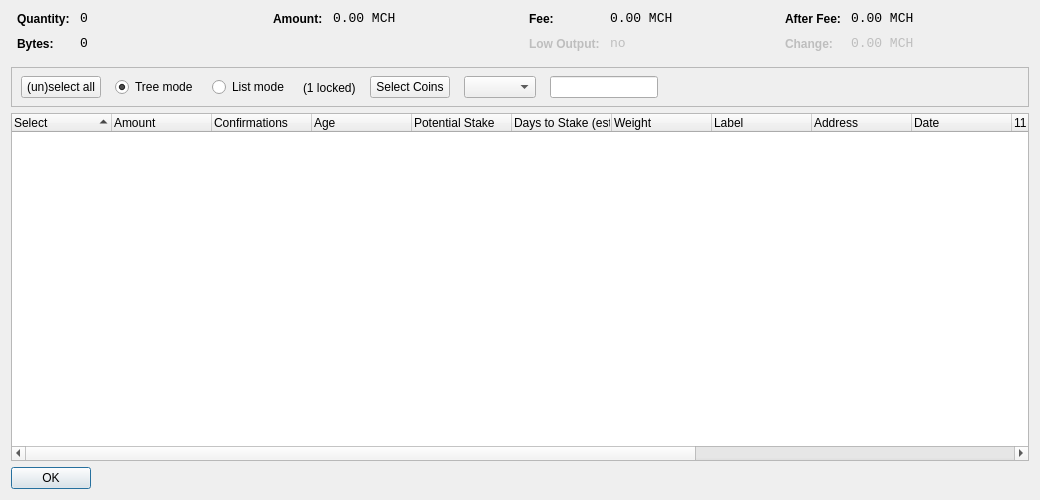
<?xml version="1.0" encoding="UTF-8"?>
<ui version="4.0">
 <class>CoinControlDialog</class>
 <widget class="QDialog" name="CoinControlDialog">
  <property name="geometry">
   <rect>
    <x>0</x>
    <y>0</y>
    <width>1040</width>
    <height>500</height>
   </rect>
  </property>
  <property name="windowTitle">
   <string>Coin Control</string>
  </property>
  <layout class="QVBoxLayout" name="verticalLayout">
   <item>
    <layout class="QHBoxLayout" name="horizontalLayoutTop" stretch="0,0,0,0">
     <property name="topMargin">
      <number>0</number>
     </property>
     <property name="bottomMargin">
      <number>10</number>
     </property>
     <item>
      <layout class="QFormLayout" name="formLayoutCoinControl1">
       <property name="horizontalSpacing">
        <number>10</number>
       </property>
       <property name="verticalSpacing">
        <number>10</number>
       </property>
       <property name="leftMargin">
        <number>6</number>
       </property>
       <property name="rightMargin">
        <number>6</number>
       </property>
       <item row="0" column="0">
        <widget class="QLabel" name="labelCoinControlQuantityText">
         <property name="styleSheet">
          <string notr="true">font-weight:bold;</string>
         </property>
         <property name="text">
          <string>Quantity:</string>
         </property>
        </widget>
       </item>
       <item row="0" column="1">
        <widget class="QLabel" name="labelCoinControlQuantity">
         <property name="font">
          <font>
           <family>Monospace</family>
           <pointsize>10</pointsize>
          </font>
         </property>
         <property name="cursor">
          <cursorShape>IBeamCursor</cursorShape>
         </property>
         <property name="contextMenuPolicy">
          <enum>Qt::ActionsContextMenu</enum>
         </property>
         <property name="text">
          <string notr="true">0</string>
         </property>
         <property name="textInteractionFlags">
          <set>Qt::LinksAccessibleByMouse|Qt::TextSelectableByKeyboard|Qt::TextSelectableByMouse</set>
         </property>
        </widget>
       </item>
       <item row="1" column="0">
        <widget class="QLabel" name="labelCoinControlBytesText">
         <property name="styleSheet">
          <string notr="true">font-weight:bold;</string>
         </property>
         <property name="text">
          <string>Bytes:</string>
         </property>
        </widget>
       </item>
       <item row="1" column="1">
        <widget class="QLabel" name="labelCoinControlBytes">
         <property name="font">
          <font>
           <family>Monospace</family>
           <pointsize>10</pointsize>
          </font>
         </property>
         <property name="cursor">
          <cursorShape>IBeamCursor</cursorShape>
         </property>
         <property name="contextMenuPolicy">
          <enum>Qt::ActionsContextMenu</enum>
         </property>
         <property name="text">
          <string notr="true">0</string>
         </property>
         <property name="textInteractionFlags">
          <set>Qt::LinksAccessibleByMouse|Qt::TextSelectableByKeyboard|Qt::TextSelectableByMouse</set>
         </property>
        </widget>
       </item>
      </layout>
     </item>
     <item>
      <layout class="QFormLayout" name="formLayoutCoinControl2">
       <property name="horizontalSpacing">
        <number>10</number>
       </property>
       <property name="verticalSpacing">
        <number>10</number>
       </property>
       <property name="leftMargin">
        <number>6</number>
       </property>
       <property name="rightMargin">
        <number>6</number>
       </property>
       <item row="0" column="0">
        <widget class="QLabel" name="labelCoinControlAmountText">
         <property name="styleSheet">
          <string notr="true">font-weight:bold;</string>
         </property>
         <property name="text">
          <string>Amount:</string>
         </property>
        </widget>
       </item>
       <item row="0" column="1">
        <widget class="QLabel" name="labelCoinControlAmount">
         <property name="font">
          <font>
           <family>Monospace</family>
           <pointsize>10</pointsize>
          </font>
         </property>
         <property name="cursor">
          <cursorShape>IBeamCursor</cursorShape>
         </property>
         <property name="contextMenuPolicy">
          <enum>Qt::ActionsContextMenu</enum>
         </property>
         <property name="text">
          <string notr="true">0.00 MCH</string>
         </property>
         <property name="textInteractionFlags">
          <set>Qt::LinksAccessibleByMouse|Qt::TextSelectableByKeyboard|Qt::TextSelectableByMouse</set>
         </property>
        </widget>
       </item>
      </layout>
     </item>
     <item>
      <layout class="QFormLayout" name="formLayoutCoinControl3">
       <property name="horizontalSpacing">
        <number>10</number>
       </property>
       <property name="verticalSpacing">
        <number>10</number>
       </property>
       <property name="leftMargin">
        <number>6</number>
       </property>
       <property name="rightMargin">
        <number>6</number>
       </property>
       <item row="0" column="0">
        <widget class="QLabel" name="labelCoinControlFeeText">
         <property name="styleSheet">
          <string notr="true">font-weight:bold;</string>
         </property>
         <property name="text">
          <string>Fee:</string>
         </property>
        </widget>
       </item>
       <item row="0" column="1">
        <widget class="QLabel" name="labelCoinControlFee">
         <property name="font">
          <font>
           <family>Monospace</family>
           <pointsize>10</pointsize>
          </font>
         </property>
         <property name="cursor">
          <cursorShape>IBeamCursor</cursorShape>
         </property>
         <property name="contextMenuPolicy">
          <enum>Qt::ActionsContextMenu</enum>
         </property>
         <property name="text">
          <string notr="true">0.00 MCH</string>
         </property>
         <property name="textInteractionFlags">
          <set>Qt::LinksAccessibleByMouse|Qt::TextSelectableByKeyboard|Qt::TextSelectableByMouse</set>
         </property>
        </widget>
       </item>
       <item row="1" column="0">
        <widget class="QLabel" name="labelCoinControlLowOutputText">
         <property name="enabled">
          <bool>false</bool>
         </property>
         <property name="styleSheet">
          <string notr="true">font-weight:bold;</string>
         </property>
         <property name="text">
          <string>Low Output:</string>
         </property>
        </widget>
       </item>
       <item row="1" column="1">
        <widget class="QLabel" name="labelCoinControlLowOutput">
         <property name="enabled">
          <bool>false</bool>
         </property>
         <property name="font">
          <font>
           <family>Monospace</family>
           <pointsize>10</pointsize>
          </font>
         </property>
         <property name="cursor">
          <cursorShape>IBeamCursor</cursorShape>
         </property>
         <property name="contextMenuPolicy">
          <enum>Qt::ActionsContextMenu</enum>
         </property>
         <property name="text">
          <string notr="true">no</string>
         </property>
         <property name="textInteractionFlags">
          <set>Qt::LinksAccessibleByMouse|Qt::TextSelectableByKeyboard|Qt::TextSelectableByMouse</set>
         </property>
        </widget>
       </item>
      </layout>
     </item>
     <item>
      <layout class="QFormLayout" name="formLayoutCoinControl4">
       <property name="fieldGrowthPolicy">
        <enum>QFormLayout::AllNonFixedFieldsGrow</enum>
       </property>      
       <property name="horizontalSpacing">
        <number>10</number>
       </property>
       <property name="verticalSpacing">
        <number>10</number>
       </property>
       <property name="leftMargin">
        <number>6</number>
       </property>
       <property name="rightMargin">
        <number>6</number>
       </property>
       <item row="0" column="0">
        <widget class="QLabel" name="labelCoinControlAfterFeeText">
         <property name="styleSheet">
          <string notr="true">font-weight:bold;</string>
         </property>
         <property name="text">
          <string>After Fee:</string>
         </property>
        </widget>
       </item>
       <item row="0" column="1">
        <widget class="QLabel" name="labelCoinControlAfterFee">
         <property name="font">
          <font>
           <family>Monospace</family>
           <pointsize>10</pointsize>
          </font>
         </property>
         <property name="cursor">
          <cursorShape>IBeamCursor</cursorShape>
         </property>
         <property name="contextMenuPolicy">
          <enum>Qt::ActionsContextMenu</enum>
         </property>
         <property name="text">
          <string notr="true">0.00 MCH</string>
         </property>
         <property name="textInteractionFlags">
          <set>Qt::LinksAccessibleByMouse|Qt::TextSelectableByKeyboard|Qt::TextSelectableByMouse</set>
         </property>
        </widget>
       </item>
       <item row="1" column="0">
        <widget class="QLabel" name="labelCoinControlChangeText">
         <property name="enabled">
          <bool>false</bool>
         </property>
         <property name="styleSheet">
          <string notr="true">font-weight:bold;</string>
         </property>
         <property name="text">
          <string>Change:</string>
         </property>
        </widget>
       </item>
       <item row="1" column="1">
        <widget class="QLabel" name="labelCoinControlChange">
         <property name="enabled">
          <bool>false</bool>
         </property>
         <property name="font">
          <font>
           <family>Monospace</family>
           <pointsize>10</pointsize>
          </font>
         </property>
         <property name="cursor">
          <cursorShape>IBeamCursor</cursorShape>
         </property>
         <property name="contextMenuPolicy">
          <enum>Qt::ActionsContextMenu</enum>
         </property>
         <property name="text">
          <string notr="true">0.00 MCH</string>
         </property>
         <property name="textInteractionFlags">
          <set>Qt::LinksAccessibleByMouse|Qt::TextSelectableByKeyboard|Qt::TextSelectableByMouse</set>
         </property>
        </widget>
       </item>
      </layout>
     </item>
    </layout>
   </item>
   <item>
    <widget class="QFrame" name="frame">
     <property name="minimumSize">
      <size>
       <width>0</width>
       <height>40</height>
      </size>
     </property>
     <property name="frameShape">
      <enum>QFrame::StyledPanel</enum>
     </property>
     <property name="frameShadow">
      <enum>QFrame::Sunken</enum>
     </property>
     <widget class="QWidget" name="horizontalLayoutWidget">
      <property name="geometry">
       <rect>
        <x>10</x>
        <y>0</y>
        <width>781</width>
        <height>41</height>
       </rect>
      </property>
      <layout class="QHBoxLayout" name="horizontalLayoutPanel" stretch="0,0,0,0,0,0,0">
       <property name="spacing">
        <number>14</number>
       </property>
       <item>
        <widget class="QPushButton" name="pushButtonSelectAll">
         <property name="sizePolicy">
          <sizepolicy hsizetype="Maximum" vsizetype="Fixed">
           <horstretch>0</horstretch>
           <verstretch>0</verstretch>
          </sizepolicy>
         </property>
         <property name="text">
          <string>(un)select all</string>
         </property>
        </widget>
       </item>
       <item>
        <widget class="QRadioButton" name="radioTreeMode">
         <property name="sizePolicy">
          <sizepolicy hsizetype="Maximum" vsizetype="Fixed">
           <horstretch>0</horstretch>
           <verstretch>0</verstretch>
          </sizepolicy>
         </property>
         <property name="text">
          <string>Tree mode</string>
         </property>
         <property name="checked">
          <bool>true</bool>
         </property>
        </widget>
       </item>
       <item>
        <widget class="QRadioButton" name="radioListMode">
         <property name="sizePolicy">
          <sizepolicy hsizetype="Maximum" vsizetype="Fixed">
           <horstretch>0</horstretch>
           <verstretch>0</verstretch>
          </sizepolicy>
         </property>
         <property name="text">
          <string>List mode</string>
         </property>
        </widget>
       </item>
       <item>
        <widget class="QLabel" name="labelLocked">
          <property name="text">
            <string notr="true">(1 locked)</string>
          </property>
        </widget>
       </item>
       <item>
        <widget class="QPushButton" name="pushButtonCustomCC">
         <property name="text">
          <string>Select Coins</string>
         </property>
        </widget>
       </item>
       <item>
        <widget class="QComboBox" name="QComboBoxFilterCoins"/>
       </item>
       <item>
        <widget class="QLineEdit" name="lineEditCustomCC">
         <property name="enabled">
          <bool>true</bool>
         </property>
         <property name="sizePolicy">
          <sizepolicy hsizetype="Fixed" vsizetype="Fixed">
           <horstretch>0</horstretch>
           <verstretch>0</verstretch>
          </sizepolicy>
         </property>
         <property name="baseSize">
          <size>
           <width>50</width>
           <height>0</height>
          </size>
         </property>
        </widget>
       </item>
       <item>
        <spacer name="horizontalSpacer">
         <property name="orientation">
          <enum>Qt::Horizontal</enum>
         </property>
         <property name="sizeHint" stdset="0">
          <size>
           <width>40</width>
           <height>20</height>
          </size>
         </property>
        </spacer>
       </item>
      </layout>
     </widget>
    </widget>
   </item>
   <item>
    <widget class="CoinControlTreeWidget" name="treeWidget">
     <property name="contextMenuPolicy">
      <enum>Qt::CustomContextMenu</enum>
     </property>
     <property name="sortingEnabled">
      <bool>false</bool>
     </property>
     <property name="columnCount">
      <number>15</number>
     </property>
     <attribute name="headerShowSortIndicator" stdset="0">
      <bool>true</bool>
     </attribute>
     <attribute name="headerStretchLastSection">
      <bool>false</bool>
     </attribute>
     <column>
      <property name="text">
       <string>Select</string>
      </property>
     </column>
     <column>
      <property name="text">
       <string>Amount</string>
      </property>
     </column>
     <column>
      <property name="text">
       <string>Confirmations</string>
      </property>
      <property name="toolTip">
       <string>Confirmed</string>
      </property>
     </column>
     <column>
      <property name="text">
       <string>Age</string> /** age **/
      </property>
     </column>
	   <column>
      <property name="text">
       <string>Potential Stake</string>
      </property>
     </column>
  	 <column>
      <property name="text">
       <string>Days to Stake (est.)</string>
      </property>
     </column>
     <column>
      <property name="text">
       <string>Weight</string>
      </property>
     </column>
     <column>
      <property name="text">
       <string>Label</string>
      </property>
     </column>
     <column>
      <property name="text">
       <string>Address</string>
      </property>
     </column>
     <column>
      <property name="text">
       <string>Date</string>
      </property>
     </column>
     <column>
      <property name="text">
       <string/>
      </property>
     </column>
     <column>
      <property name="text">
       <string/>
      </property>
     </column>
     <column>
      <property name="text">
       <string/>
      </property>
     </column>
     <column>
      <property name="text">
       <string/>
      </property>
     </column>
     <column>
      <property name="text">
       <string/>
      </property>
     </column>
    </widget>
   </item>
   <item>
    <widget class="QDialogButtonBox" name="buttonBox">
     <property name="sizePolicy">
      <sizepolicy hsizetype="Maximum" vsizetype="Fixed">
       <horstretch>0</horstretch>
       <verstretch>0</verstretch>
      </sizepolicy>
     </property>
     <property name="orientation">
      <enum>Qt::Horizontal</enum>
     </property>
     <property name="standardButtons">
      <set>QDialogButtonBox::Ok</set>
     </property>
    </widget>
   </item>
  </layout>
 </widget>
 <customwidgets>
  <customwidget>
   <class>CoinControlTreeWidget</class>
   <extends>QTreeWidget</extends>
   <header>coincontroltreewidget.h</header>
  </customwidget>
 </customwidgets>
 <resources/>
 <connections/>
</ui>
